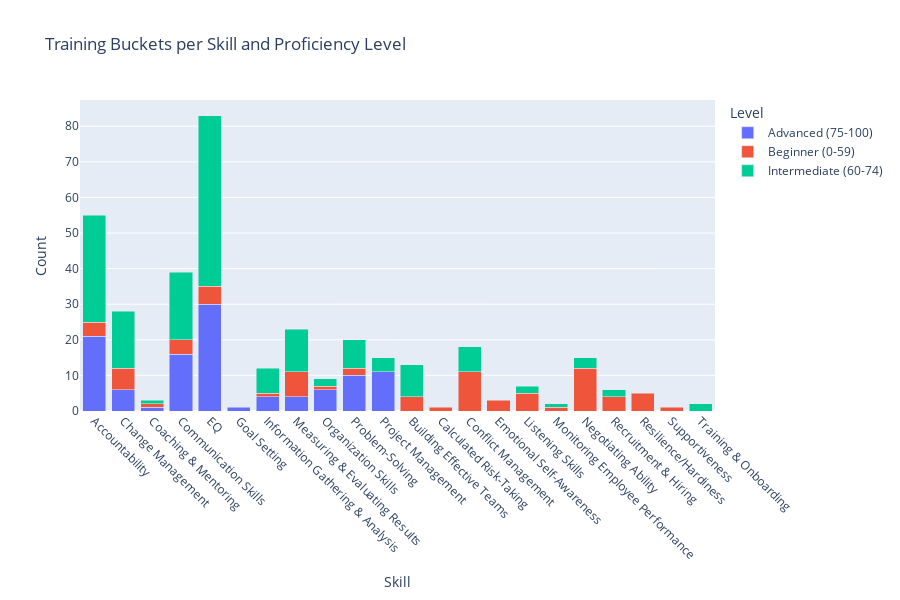

Notebook cell for this chart:
### Code cell
import plotly.express as px

fig = px.bar(
    skill_level_counts,
    x="Skill",
    y="Count",
    color="Level",
    title="Training Buckets per Skill and Proficiency Level",
    barmode="stack"
)
fig.update_layout(xaxis_tickangle=45, height=600)

### Figure 1 — Plotly figure (JSON) as saved in the notebook; plotly's stock layout.template omitted (floating-point values rounded to 4 significant figures)
{"data": [{"hovertemplate": "Level=Advanced (75-100)<br>Skill=%{x}<br>Count=%{y}<extra></extra>", "legendgroup": "Advanced (75-100)", "marker": {"color": "#636efa", "pattern": {"shape": ""}}, "name": "Advanced (75-100)", "orientation": "v", "showlegend": true, "textposition": "auto", "type": "bar", "x": ["Accountability", "Change Management", "Coaching & Mentoring", "Communication Skills", "EQ", "Goal Setting", "Information Gathering & Analysis", "Measuring & Evaluating Results", "Organization Skills", "Problem-Solving", "Project Management"], "xaxis": "x", "y": [21, 6, 1, 16, 30, 1, 4, 4, 6, 10, 11], "yaxis": "y"}, {"hovertemplate": "Level=Beginner (0-59)<br>Skill=%{x}<br>Count=%{y}<extra></extra>", "legendgroup": "Beginner (0-59)", "marker": {"color": "#EF553B", "pattern": {"shape": ""}}, "name": "Beginner (0-59)", "orientation": "v", "showlegend": true, "textposition": "auto", "type": "bar", "x": ["Accountability", "Building Effective Teams", "Calculated Risk-Taking", "Change Management", "Coaching & Mentoring", "Communication Skills", "Conflict Management", "EQ", "Emotional Self-Awareness", "Information Gathering & Analysis", "Listening Skills", "Measuring & Evaluating Results", "Monitoring Employee Performance", "Negotiating Ability", "Organization Skills", "Problem-Solving", "Recruitment & Hiring", "Resilience/Hardiness", "Supportiveness"], "xaxis": "x", "y": [4, 4, 1, 6, 1, 4, 11, 5, 3, 1, 5, 7, 1, 12, 1, 2, 4, 5, 1], "yaxis": "y"}, {"hovertemplate": "Level=Intermediate (60-74)<br>Skill=%{x}<br>Count=%{y}<extra></extra>", "legendgroup": "Intermediate (60-74)", "marker": {"color": "#00cc96", "pattern": {"shape": ""}}, "name": "Intermediate (60-74)", "orientation": "v", "showlegend": true, "textposition": "auto", "type": "bar", "x": ["Accountability", "Building Effective Teams", "Change Management", "Coaching & Mentoring", "Communication Skills", "Conflict Management", "EQ", "Information Gathering & Analysis", "Listening Skills", "Measuring & Evaluating Results", "Monitoring Employee Performance", "Negotiating Ability", "Organization Skills", "Problem-Solving", "Project Management", "Recruitment & Hiring", "Training & Onboarding"], "xaxis": "x", "y": [30, 9, 16, 1, 19, 7, 48, 7, 2, 12, 1, 3, 2, 8, 4, 2, 2], "yaxis": "y"}], "layout": {"barmode": "stack", "height": 600, "legend": {"title": {"text": "Level"}, "tracegroupgap": 0}, "title": {"text": "Training Buckets per Skill and Proficiency Level"}, "xaxis": {"anchor": "y", "domain": [0, 1], "tickangle": 45, "title": {"text": "Skill"}}, "yaxis": {"anchor": "x", "domain": [0, 1], "title": {"text": "Count"}}}}
